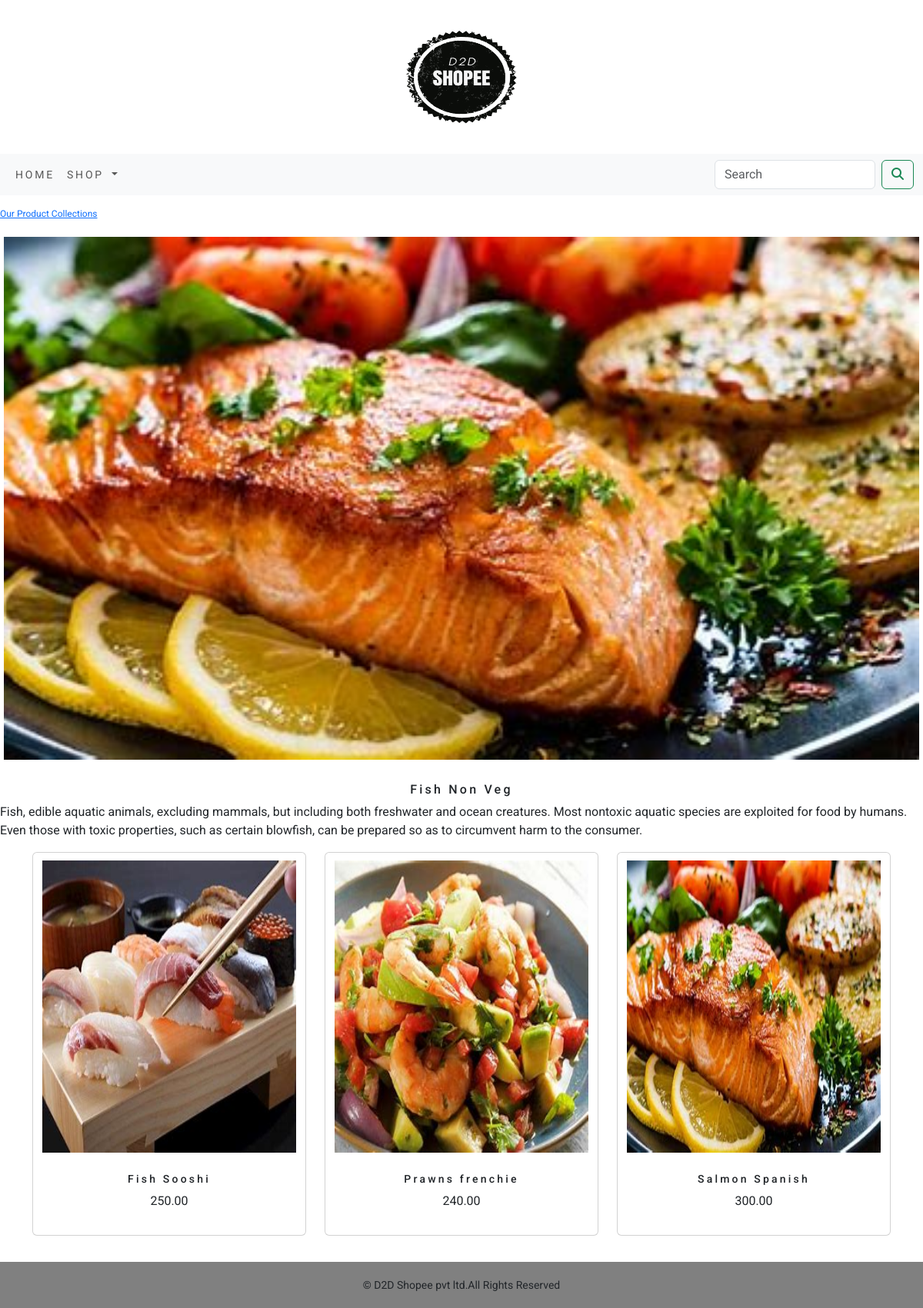
The app's page /fish-non-veg with its own data.
### E_shop/models.py (models this page shows, shortened)
class Category(models.Model):
    name=models.CharField(max_length=250,unique=True)
    slug=models.SlugField(max_length=250,unique=True)
    description=models.TextField(blank=True)
    image=models.ImageField(upload_to='category',blank=True)
    class Meta:
        ordering=('name',)
        verbose_name='category'
        verbose_name_plural='categories'
    def get_url(self):
        return reverse('E_shop:products_by_category', args=[self.slug])

class Product(models.Model):
    name=models.CharField(max_length=250,unique=True)
    slug=models.SlugField(max_length=250,unique=True)
    description=models.TextField(blank=True)
    price=models.DecimalField(max_digits=10,decimal_places=2)
    category=models.ForeignKey(Category,on_delete=models.CASCADE)
    image = models.ImageField(upload_to='product', blank=True)
    stock=models.IntegerField()
    available=models.BooleanField(default=True)
    created=models.DateTimeField(auto_now_add=True)
    updated=models.DateTimeField(auto_now=True)
    def get_url(self):
        return reverse("E_shop:prodCatDetail",args=[self.category.slug,self.slug])
    class Meta:
        ordering=('name',)
        verbose_name='product'
        verbose_name_plural='products'

### E_shop/views.py (the view)
# urls.py: path('', views.allProdCat,name='allProdCat'),
def allProdCat(request,c_slug=None):
    c_page=None
    products_list=None
    if c_slug!=None:
        c_page=get_object_or_404(Category,slug=c_slug)
        products_list=Product.objects.all().filter(category=c_page,available=True)
    else:
        products_list=Product.objects.all().filter(available=True)
    paginator=Paginator(products_list,6)
    try:
        page=int(request.GET.get('page','1'))
    except:
        page=1
    try:
        products=paginator.page(page)
    except (EmptyPage,InvalidPage):
        products=paginator.page(paginator.num_pages)
    return render(request,'category.html',{'category':c_page,'products':products})

### E_shop/context_processors.py (called while the page is built)
def menu_links(request):
    links=Category.objects.all()
    return dict(links=links)

### cart/context_processors.py (called while the page is built)
def counter(request):
    item_count=0
    if 'admin' in request.path:
        return {}
    else:
        try:
            cart=Cart.objects.filter(cart_id=_cart_id(request))
            cart_items=CartItem.objects.all().filter(cart=cart[:1])
            for cart_item in cart_items:
                item_count += cart_item.quantity
        except Cart.DoesNotExist:
            item_count=0
    return dict(item_count=item_count)

### cart/views.py (called while the page is built)
def _cart_id(request):
    cart=request.session.session_key
    if not cart:
        cart=request.session.create()
    return  cart

### templates/category.html (shortened to what this page needs)
{% extends 'base.html' %}
{% load static %}
{% block content %}
  {% if category %}
    <div>
      <div class="row my_row_class">
          <div class="mx_auto">
              <p><a href="{% url 'E_shop:allProdCat' %}">Our Product Collections</a></p>
          </div>
      </div>
    </div>
  {% endif %}
<div class="mx_auto">
  {% if category %}
      <img class="my_image" src="{{category.image.url}}" alt="{{category.name}}">
</div>
   <br>
<div>
    <h1 class="text-center my_title">{{category.name}}</h1>
    <p class="text-justify">{{category.description}}</p>
</div>
{% endif %}
<div class="container">
    <div class="row mx_auto">
        {% for product in products.object_list %}
        <div class="my_bottom_margin col-9 col-sm-12 col-md-4 xol-lg-4">
            <div class="card text-center "  >
                <a href="{{product.get_url}}"><img class="card-img-top my_image"  src="{{product.image.url}}" alt="{{product.name}}" style="height:400px;width:350px;padding:10px;"></a>
            <div class="card-body">
                <h4>{{product.name}}</h4>
                <p>{{product.price}}</p>
            </div>
            </div>
        </div>
        {% endfor %}
    </div>
    <br>
</div>
{% endblock %}

### static/css/custom.css (style rules this page uses)
body { font-family: 'Roboto', sans-serif; }
.my_row_class { padding-top:15px; }
.my_row_class .mx_auto { color:#000; font-size:12px; }
.my_image { width:100%; padding:5px; }
.my_title { font-size:16px; text_transform:uppercase; letter-spacing:0.2rem; }
.my_bottom_margin { margin-bottom:10px; }
.card-body h4 { font-size:14px; text_transform:uppercase; letter-spacing:0.2rem; }

### records on screen
Category: image (picture), name "Fish Non Veg", description "Fish, edible aquatic animals, excluding mammals, but including both freshwater and ocean creatures. Most nontoxic aquatic species are exploited for food by humans. Even those with toxic properties, such as certain blowfish, can be prepared so as to circumvent harm to the consumer."
Product: image (picture), name "Fish Sooshi", price "250.00"
Product: image (picture), name "Prawns frenchie", price "240.00"
Product: image (picture), name "Salmon Spanish", price "300.00"
